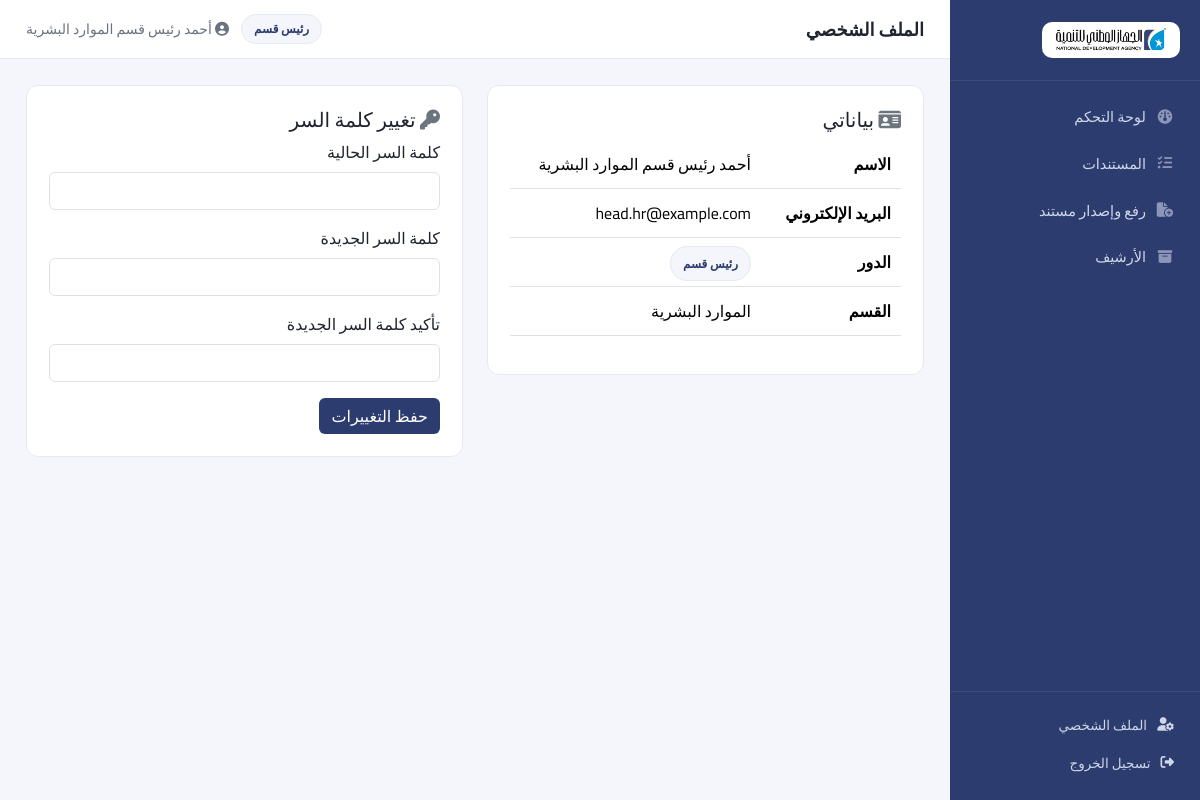
Screenshot of /profile (signed in) with the database file from the repository.
### app/models.py (models this page shows, shortened)
class User(db.Model, UserMixin):
    __tablename__ = "users"
    id = db.Column(db.Integer, primary_key=True)  # uid
    name = db.Column(db.String(150), nullable=False)
    email = db.Column(db.String(150), unique=True, nullable=False)
    password_hash = db.Column(db.String(255), nullable=False)
    role = db.Column(db.String(30), nullable=False, default="employee")
    department_id = db.Column(db.Integer, db.ForeignKey("departments.id"), nullable=True)
    created_at = db.Column(db.DateTime, default=datetime.utcnow)
    active = db.Column(db.Boolean, default=True)
    department = db.relationship("Department", back_populates="users", foreign_keys=[department_id])
    def role_label(self):
        return ROLE_LABELS.get(self.role, self.role)
    def can_upload_document(self):
        return self.role in ("admin", "department_head", "employee")
    def can_manage_users(self):
        return self.role == "admin"

class Department(db.Model):
    __tablename__ = "departments"
    id = db.Column(db.Integer, primary_key=True)
    name = db.Column(db.String(150), unique=True, nullable=False)
    head_uid = db.Column(db.Integer, db.ForeignKey("users.id", use_alter=True, name="fk_head_uid"), nullable=True)
    users = db.relationship("User", back_populates="department", foreign_keys="User.department_id")

### app/routes/auth.py (the view, shortened to what this page needs)
@auth_bp.route("/profile", methods=["GET", "POST"])
@login_required
def profile():
    return render_template("auth/profile.html")

### app/templates/auth/profile.html (shortened to what this page needs)
{% extends "base.html" %}
{% block page_title %}الملف الشخصي{% endblock %}
{% block content %}
<div class="row">
    <div class="col-lg-6">
        <div class="card-panel">
            <h5><i class="fa-solid fa-id-card text-secondary"></i> بياناتي</h5>
            <table class="table">
                <tr><th style="width:140px;">الاسم</th><td>{{ current_user.name }}</td></tr>
                <tr><th>البريد الإلكتروني</th><td>{{ current_user.email }}</td></tr>
                <tr><th>الدور</th><td><span class="badge-role">{{ current_user.role_label() }}</span></td></tr>
                <tr><th>القسم</th><td>{{ current_user.department.name if current_user.department else "—" }}</td></tr>
            </table>
        </div>
    </div>
    <div class="col-lg-6">
        <div class="card-panel">
            <h5><i class="fa-solid fa-key text-secondary"></i> تغيير كلمة السر</h5>
            <form method="POST">
                <div class="mb-3">
                    <label class="form-label">كلمة السر الحالية</label>
                    <input type="password" name="current_password" class="form-control" required>
                </div>
                <div class="mb-3">
                    <label class="form-label">كلمة السر الجديدة</label>
                    <input type="password" name="new_password" class="form-control" required minlength="6">
                </div>
                <div class="mb-3">
                    <label class="form-label">تأكيد كلمة السر الجديدة</label>
                    <input type="password" name="confirm_password" class="form-control" required minlength="6">
                </div>
                <button class="btn btn-dark" style="background: var(--primary); border: none;">حفظ التغييرات</button>
            </form>
        </div>
    </div>
</div>
{% endblock %}

### app/templates/base.html (shortened to what this page needs)
<!DOCTYPE html>
<html lang="ar" dir="rtl">
<head>
    <link rel="stylesheet" href="https://cdnjs.cloudflare.com/ajax/libs/bootstrap/5.3.3/css/bootstrap.rtl.min.css">
    <link rel="stylesheet" href="https://cdnjs.cloudflare.com/ajax/libs/font-awesome/6.5.2/css/all.min.css">
    <link rel="stylesheet" href="{{ url_for('static', filename='css/style.css') }}">
</head>
<body>
{% if current_user.is_authenticated %}
<div class="app-shell">
    <aside class="sidebar">
        <div class="sidebar-brand">
            <div class="brand-logo-wrap">
                <img src="{{ url_for('static', filename='img/logo.png') }}" alt="{{ app_name }}">
            </div>
        </div>
        <nav class="sidebar-nav">
            <a href="{{ url_for('dashboard.index') }}" class="{{ 'active' if request.endpoint=='dashboard.index' }}">
                <i class="fa-solid fa-gauge"></i> لوحة التحكم
            </a>
            <a href="{{ url_for('documents.list_documents') }}" class="{{ 'active' if request.endpoint=='documents.list_documents' }}">
                <i class="fa-solid fa-list-check"></i> المستندات
            </a>
            {% if current_user.can_upload_document() %}
            <a href="{{ url_for('documents.new_document') }}" class="{{ 'active' if request.endpoint=='documents.new_document' }}">
                <i class="fa-solid fa-file-circle-plus"></i> رفع وإصدار مستند
            </a>
            {% endif %}
            <a href="{{ url_for('documents.archive') }}" class="{{ 'active' if request.endpoint=='documents.archive' }}">
                <i class="fa-solid fa-box-archive"></i> الأرشيف
            </a>
        </nav>
        <div class="sidebar-footer">
            <a href="{{ url_for('auth.profile') }}"><i class="fa-solid fa-user-gear"></i> الملف الشخصي</a>
            <a href="{{ url_for('auth.logout') }}"><i class="fa-solid fa-right-from-bracket"></i> تسجيل الخروج</a>
        </div>
    </aside>
    <div class="main-area">
        <header class="topbar">
            <div class="topbar-title">{% block page_title %}{% endblock %}</div>
            <div class="topbar-user">
                <span class="badge-role">{{ current_user.role_label() }}</span>
                <span class="user-name"><i class="fa-solid fa-circle-user"></i> {{ current_user.name }}</span>
            </div>
        </header>
        <main class="content">
            {% block content %}{% endblock %}
        </main>
    </div>
</div>
{% else %}
    {% include "_flash.html" %}
    {% block guest_content %}{% endblock %}
{% endif %}
</body>
</html>

### app/static/css/style.css (style rules this page uses)
:root { --primary: #2c3c6f; --primary-light: #3d4f8c; --accent: #0197d6; --accent-light: #4ec2ec; --bg: #f4f6fb; --card-bg: #ffffff; --text: #1f2430; --text-muted: #6b7280; --border: #e5e9f2; --success: #1f9d55; --danger: #d64545; --radius: 12px; }
* { box-sizing: border-box; }
.brand-logo-wrap { display: inline-flex; align-items: center; justify-content: center; background: #ffffff; border-radius: 10px; padding: 8px 16px; }
.brand-logo-wrap img { height: 28px; width: auto; display: block; }
body { font-family: 'Cairo', sans-serif; background: var(--bg); color: var(--text); margin: 0; }
a { text-decoration: none; color: inherit; }
.app-shell { display: flex; min-height: 100vh; }
.sidebar { width: 250px; background: var(--primary); color: #eef1f8; display: flex; flex-direction: column; position: sticky; top: 0; height: 100vh; flex-shrink: 0; }
.sidebar-brand { display: flex; align-items: center; gap: 10px; padding: 22px 20px; font-weight: 800; font-size: 17px; border-bottom: 1px solid rgba(255,255,255,0.08); }
.sidebar-brand .brand-logo-wrap { padding: 6px 14px; }
.sidebar-brand .brand-logo-wrap img { height: 24px; }
.sidebar-nav { padding: 14px 12px; flex: 1; overflow-y: auto; }
.sidebar-nav a { display: flex; align-items: center; gap: 10px; padding: 11px 14px; border-radius: 10px; color: #cfd6e8; font-size: 14.5px; margin-bottom: 3px; transition: 0.15s; }
.sidebar-nav a i { width: 18px; text-align: center; color: #8b96b8; }
.sidebar-footer { padding: 14px 12px 18px; border-top: 1px solid rgba(255,255,255,0.08); }
.sidebar-footer a { display: flex; align-items: center; gap: 10px; padding: 9px 14px; border-radius: 10px; font-size: 13.5px; color: #cfd6e8; }
.main-area { flex: 1; display: flex; flex-direction: column; min-width: 0; }
.topbar { background: #fff; border-bottom: 1px solid var(--border); padding: 14px 26px; display: flex; align-items: center; justify-content: space-between; position: sticky; top: 0; z-index: 10; }
.topbar-title { font-weight: 700; font-size: 18px; }
.topbar-user { display: flex; align-items: center; gap: 12px; font-size: 14px; }
.badge-role { background: var(--bg); color: var(--primary); padding: 5px 12px; border-radius: 20px; font-size: 12px; font-weight: 700; border: 1px solid var(--border); }
.user-name { color: var(--text-muted); }
.content { padding: 26px; max-width: 1400px; width: 100%; margin: 0 auto; }
.card-panel { background: var(--card-bg); border-radius: var(--radius); border: 1px solid var(--border); padding: 22px; margin-bottom: 20px; }
.card-panel h2, .card-panel h5 { margin-top: 0; }
.table td, .table th { vertical-align: middle; padding: 12px 10px; }

### rows the page displays
User: role_label "رئيس قسم", name "أحمد رئيس قسم الموارد البشرية", email "head.hr@example.com"
Department: department "الموارد البشرية"
